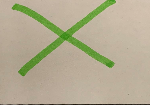
#> input picture fifthbox.png, 150 x 105 px
$ python threshold.py
#> lines starting #> are read from the running program, lines starting #| are printed output that depends on the picture; after the words box and inside, x2 and y2 are one past the last pixel; in counts of white or black regions, pixels touching at a corner belong together
# Python programe to illustrate
# simple thresholding type on an image

# organizing imports
import cv2
import numpy as np

# path to input image is specified and
# image is loaded with imread command
image1 = cv2.imread('fifthbox.png')
#> image1 is the input picture: shape (105, 150, 3); mean B, G, R 145.3, 171.7, 178.8
image1 = cv2.resize(image1, (600, 600))
#> image1: shape (600, 600, 3)
image2 = cv2.imread('firstbox.png')
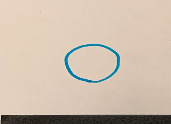
#> input picture firstbox.png, 171 x 124 px
#> image2 is the input picture: shape (124, 171, 3); mean B, G, R 173.4, 189.5, 205.4
image2 = cv2.resize(image2, (600, 600))
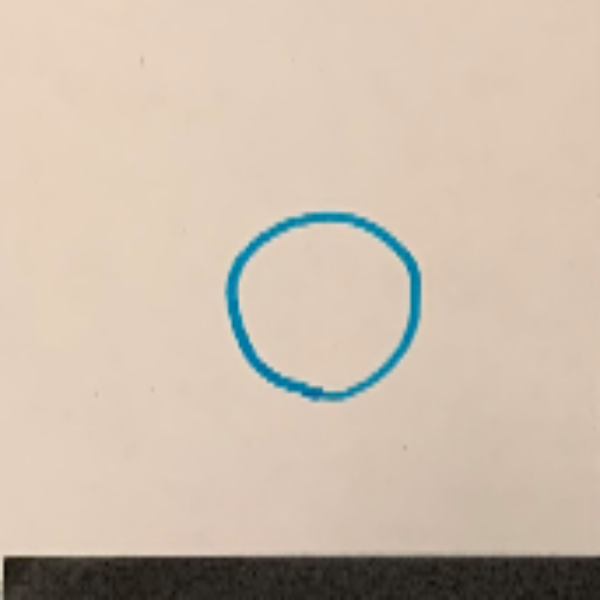
#> image2: shape (600, 600, 3); mean B, G, R 173.3, 189.4, 205.3
image3 = cv2.imread('sixthbox.png')
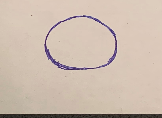
#> input picture sixthbox.png, 162 x 118 px
#> image3 is the input picture: shape (118, 162, 3); mean B, G, R 174.7, 188, 204.7
image3 = cv2.resize(image3, (600, 600))
#> image3: shape (600, 600, 3)

# cv2.cvtColor is applied over the
# image input with applied parameters
# to convert the image in grayscale
img = cv2.cvtColor(image1, cv2.COLOR_BGR2GRAY)
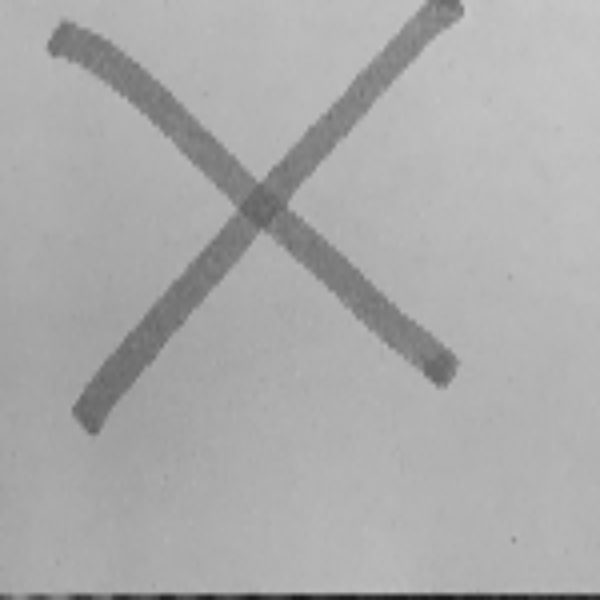
#> img: shape (600, 600); min 22, max 199, mean 170.6
img2 = cv2.cvtColor(image2, cv2.COLOR_BGR2GRAY)
img3 = cv2.cvtColor(image3, cv2.COLOR_BGR2GRAY)
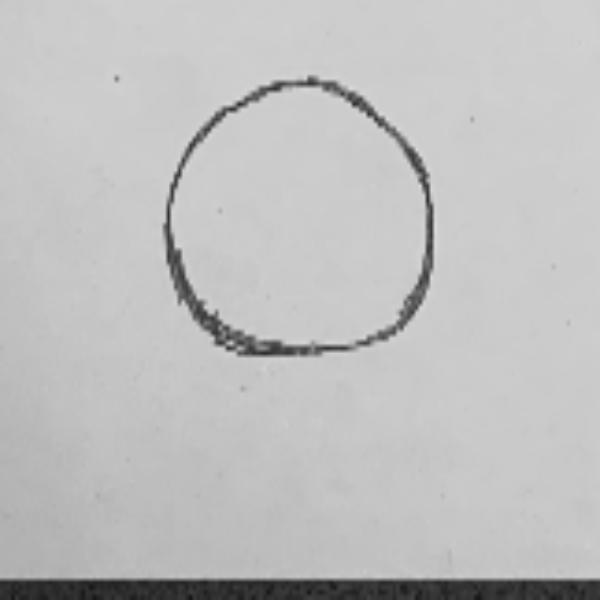
#> img3: shape (600, 600); min 19, max 220, mean 191.4


# applying different thresholding
# techniques on the input image
# all pixels value above 120 will
# be set to 255
#ret, thresh1 = cv2.threshold(img, 120, 255, cv2.THRESH_BINARY)
#ret, thresh2 = cv2.threshold(img, 120, 255, cv2.THRESH_BINARY_INV)
#ret, thresh3 = cv2.threshold(img, 120, 255, cv2.THRESH_TRUNC)
# ret, thresh4 = cv2.threshold(img, 120, 255, cv2.THRESH_TOZERO)

thresh4 = np.zeros(img.shape)
thresh4[img > 150] = 255

cir = np.zeros(img2.shape)
cir[img2 > 165] = 255

thresh6 = np.zeros(img3.shape)
thresh6[img3 > 165] = 255


# [9 lines of commented-out code are left out]
cv2.imshow('Set to 0', thresh4)
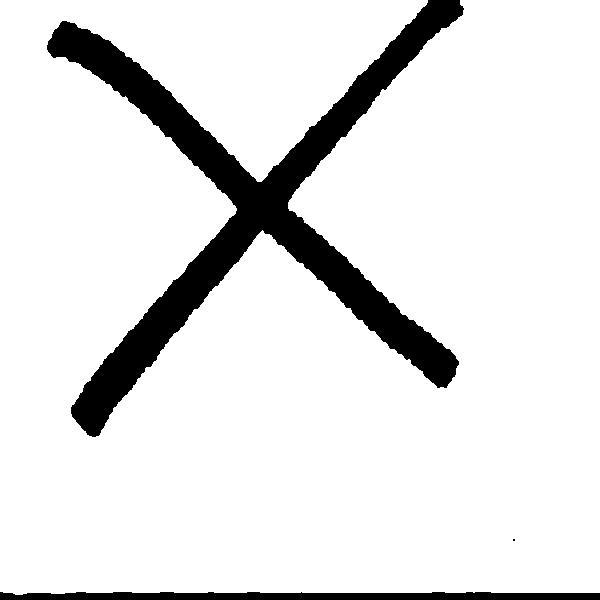
#> window 'Set to 0': shape (600, 600); 89.1% white; 3 black regions (1 under 20 px), largest, box (x1, y1, x2, y2) and area: (47, 0, 464, 437) 34843, (0, 592, 600, 600) 4266
cv2.imwrite("thresh4.png", thresh4)
cv2.imshow('set zero', cir)
cv2.imwrite("cir.png", cir)
cv2.imshow('set zero', thresh6)
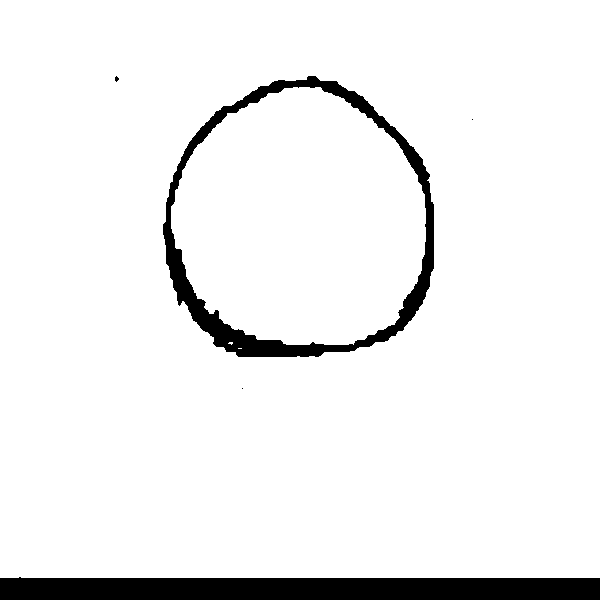
#> window 'set zero': shape (600, 600); 93.7% white; 5 black regions (3 under 20 px), largest, box (x1, y1, x2, y2) and area: (0, 577, 600, 600) 13202, (163, 76, 434, 357) 9522
cv2.imwrite("thresh6.png", thresh6)
#cv2.imshow('Set to 0 Inverted', thresh5)

# De-allocate any associated memory usage
if cv2.waitKey(0) & 0xff == 27:
#> (key Esc is pressed here)
    cv2.destroyAllWindows()
